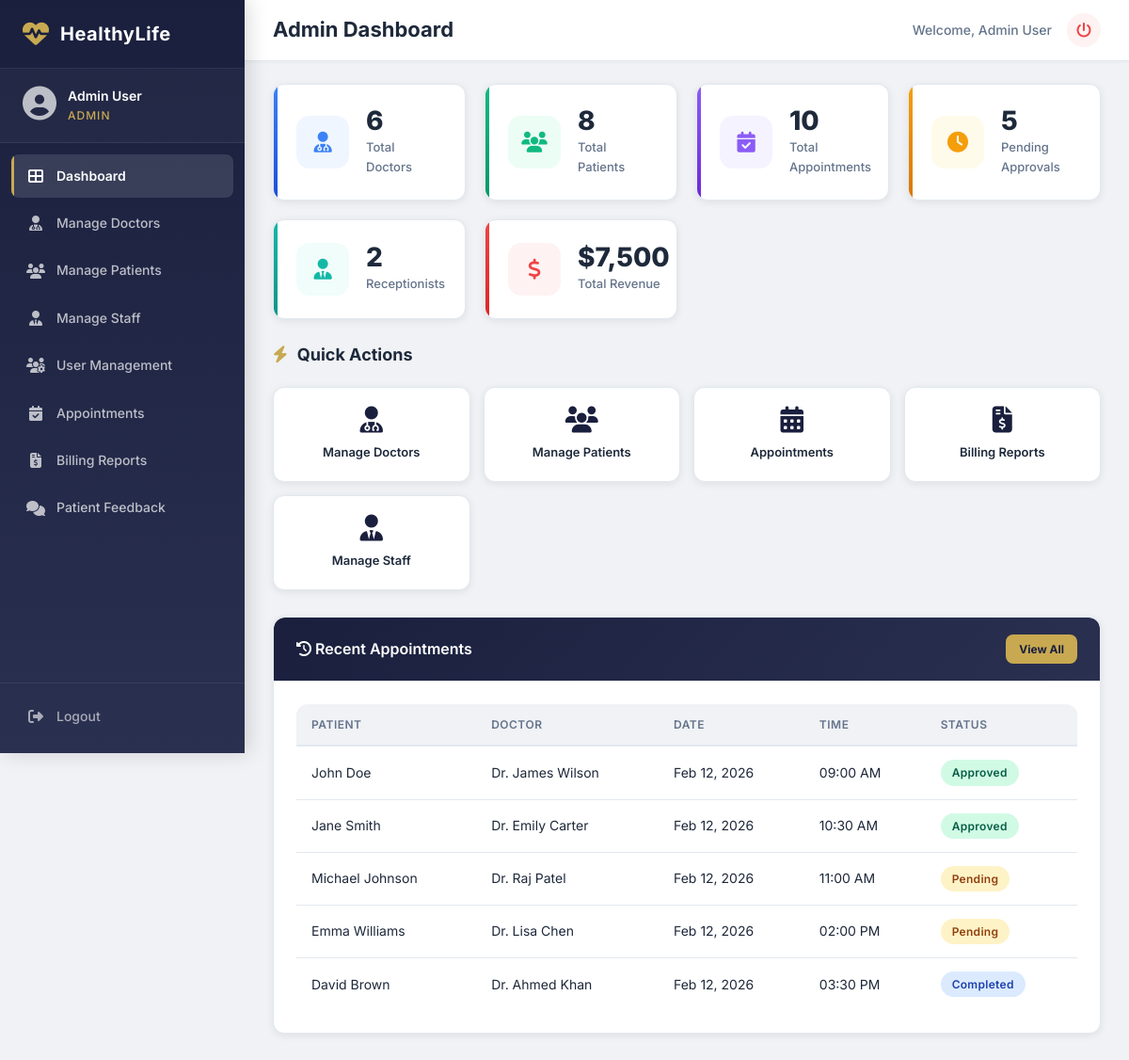
Page /admin/dashboard.php (signed in) on the committed database.
### tables this page shows
CREATE TABLE IF NOT EXISTS `appointments` (
  `id` INT AUTO_INCREMENT PRIMARY KEY,
  `patient_id` INT NOT NULL,
  `doctor_id` INT NOT NULL,
  `appointment_date` DATE NOT NULL,
  `appointment_time` TIME NOT NULL,
  `status` ENUM('pending','approved','completed','cancelled') NOT NULL DEFAULT 'pending',
  `reason` TEXT DEFAULT NULL,
  `notes` TEXT DEFAULT NULL,
  `created_at` TIMESTAMP DEFAULT CURRENT_TIMESTAMP,
  `updated_at` TIMESTAMP DEFAULT CURRENT_TIMESTAMP ON UPDATE CURRENT_TIMESTAMP,
  FOREIGN KEY (`patient_id`) REFERENCES `users`(`id`) ON DELETE CASCADE,
  FOREIGN KEY (`doctor_id`) REFERENCES `users`(`id`) ON DELETE CASCADE
);

CREATE TABLE IF NOT EXISTS `users` (
  `id` INT AUTO_INCREMENT PRIMARY KEY,
  `full_name` VARCHAR(100) NOT NULL,
  `email` VARCHAR(150) NOT NULL UNIQUE,
  `password` VARCHAR(255) NOT NULL,
  `role` ENUM('admin','doctor','patient','receptionist') NOT NULL DEFAULT 'patient',
  `phone` VARCHAR(20) DEFAULT NULL,
  `gender` ENUM('male','female','other') DEFAULT NULL,
  `date_of_birth` DATE DEFAULT NULL,
  `address` TEXT DEFAULT NULL,
  `profile_image` VARCHAR(255) DEFAULT NULL,
  `specialization` VARCHAR(100) DEFAULT NULL,
  `consulting_hours` VARCHAR(100) DEFAULT NULL,
  `consulting_days` VARCHAR(255) DEFAULT NULL,
  `consulting_fee` DECIMAL(10,2) DEFAULT NULL,
  `is_active` TINYINT(1) NOT NULL DEFAULT 1,
  `created_at` TIMESTAMP DEFAULT CURRENT_TIMESTAMP,
  `updated_at` TIMESTAMP DEFAULT CURRENT_TIMESTAMP ON UPDATE CURRENT_TIMESTAMP
);

### admin/dashboard.php (the view, shortened to what this page needs)
<?php
$pageTitle = "Admin Dashboard";
$roleCss = true;
require_once __DIR__ . '/../middleware/check_login.php';
$totalDoctors = $conn->query("SELECT COUNT(*) as c FROM users WHERE role='doctor'")->fetch_assoc()['c'];
$totalPatients = $conn->query("SELECT COUNT(*) as c FROM users WHERE role='patient'")->fetch_assoc()['c'];
$totalAppointments = $conn->query("SELECT COUNT(*) as c FROM appointments")->fetch_assoc()['c'];
$pendingAppointments = $conn->query("SELECT COUNT(*) as c FROM appointments WHERE status='pending'")->fetch_assoc()['c'];
$totalRevenue = $conn->query("SELECT COALESCE(SUM(amount),0) as t FROM billing WHERE payment_status='paid'")->fetch_assoc()['t'];
$totalStaff = $conn->query("SELECT COUNT(*) as c FROM users WHERE role='receptionist'")->fetch_assoc()['c'];
$recentAppointments = $conn->query("
    SELECT a.*, p.full_name as patient_name, d.full_name as doctor_name
    FROM appointments a
    JOIN users p ON a.patient_id = p.id
    JOIN users d ON a.doctor_id = d.id
    ORDER BY a.created_at DESC LIMIT 5
");
require_once __DIR__ . '/../includes/header.php';
require_once __DIR__ . '/../includes/sidebar.php';
?>
<div class="stats-grid">
    <div class="stat-card blue">
        <div class="stat-icon blue"><i class="fas fa-user-md"></i></div>
        <div class="stat-details">
            <h3><?php echo $totalDoctors; ?></h3>
            <p>Total Doctors</p>
        </div>
    </div>
    <div class="stat-card green">
        <div class="stat-icon green"><i class="fas fa-users"></i></div>
        <div class="stat-details">
            <h3><?php echo $totalPatients; ?></h3>
            <p>Total Patients</p>
        </div>
    </div>
    <div class="stat-card purple">
        <div class="stat-icon purple"><i class="fas fa-calendar-check"></i></div>
        <div class="stat-details">
            <h3><?php echo $totalAppointments; ?></h3>
            <p>Total Appointments</p>
        </div>
    </div>
    <div class="stat-card orange">
        <div class="stat-icon orange"><i class="fas fa-clock"></i></div>
        <div class="stat-details">
            <h3><?php echo $pendingAppointments; ?></h3>
            <p>Pending Approvals</p>
        </div>
    </div>
    <div class="stat-card teal">
        <div class="stat-icon teal"><i class="fas fa-user-tie"></i></div>
        <div class="stat-details">
            <h3><?php echo $totalStaff; ?></h3>
            <p>Receptionists</p>
        </div>
    </div>
    <div class="stat-card red">
        <div class="stat-icon red"><i class="fas fa-dollar-sign"></i></div>
        <div class="stat-details">
            <h3>$<?php echo number_format($totalRevenue, 0); ?></h3>
            <p>Total Revenue</p>
        </div>
    </div>
</div>
<h3 class="admin-section-title"><i class="fas fa-bolt"></i> Quick Actions</h3>
<div class="quick-actions">
    <a href="<?php echo APP_URL; ?>/admin/manage_doctors.php" class="quick-action-card">
        <i class="fas fa-user-md"></i>
        <span>Manage Doctors</span>
    </a>
    <a href="<?php echo APP_URL; ?>/admin/manage_patients.php" class="quick-action-card">
        <i class="fas fa-users"></i>
        <span>Manage Patients</span>
    </a>
    <a href="<?php echo APP_URL; ?>/admin/appointments.php" class="quick-action-card">
        <i class="fas fa-calendar-alt"></i>
        <span>Appointments</span>
    </a>
    <a href="<?php echo APP_URL; ?>/admin/billing_reports.php" class="quick-action-card">
        <i class="fas fa-file-invoice-dollar"></i>
        <span>Billing Reports</span>
    </a>
    <a href="<?php echo APP_URL; ?>/admin/manage_staff.php" class="quick-action-card">
        <i class="fas fa-user-tie"></i>
        <span>Manage Staff</span>
    </a>
</div>
<div class="card admin-table-card">
    <div class="card-header">
        <h2><i class="fas fa-history"></i> Recent Appointments</h2>
        <a href="<?php echo APP_URL; ?>/admin/appointments.php" class="btn btn-sm">View All</a>
    </div>
    <div class="card-body">
        <div class="table-responsive">
            <table>
                <thead>
                    <tr>
                        <th>Patient</th>
                        <th>Doctor</th>
                        <th>Date</th>
                        <th>Time</th>
                        <th>Status</th>
                    </tr>
                </thead>
                <tbody>
                    <?php if ($recentAppointments->num_rows > 0): ?>
                        <?php while ($apt = $recentAppointments->fetch_assoc()): ?>
                        <tr>
                            <td data-label="Patient"><?php echo htmlspecialchars($apt['patient_name']); ?></td>
                            <td data-label="Doctor"><?php echo htmlspecialchars($apt['doctor_name']); ?></td>
                            <td data-label="Date"><?php echo date('M d, Y', strtotime($apt['appointment_date'])); ?></td>
                            <td data-label="Time"><?php echo date('h:i A', strtotime($apt['appointment_time'])); ?></td>
                            <td data-label="Status"><span class="badge badge-<?php echo $apt['status']; ?>"><?php echo ucfirst($apt['status']); ?></span></td>
                        </tr>
                        <?php endwhile; ?>
                    <?php else: ?>
                        <tr><td colspan="5" class="empty-state"><i class="fas fa-calendar-times"></i><p>No appointments yet</p></td></tr>
                    <?php endif; ?>
                </tbody>
            </table>
        </div>
    </div>
</div>
<?php require_once __DIR__ . '/../includes/footer.php'; ?>

### includes/header.php (shortened to what this page needs)
<?php
$role = $_SESSION['role'] ?? '';
?>
<!DOCTYPE html>
<html lang="en">
<head>
    <link rel="stylesheet" href="https://cdnjs.cloudflare.com/ajax/libs/font-awesome/6.5.1/css/all.min.css">
    <link rel="stylesheet" href="<?php echo APP_URL; ?>/includes/includes.css">
    <?php if (!empty($roleCss)): ?>
    <link rel="stylesheet" href="<?php echo APP_URL; ?>/<?php echo $role; ?>/<?php echo $role; ?>.css">
    <?php endif; ?>
</head>
<body>
<div class="app-layout">

### includes/sidebar.php (shortened to what this page needs)
<?php
$role = $_SESSION['role'] ?? '';
$currentPage = basename($_SERVER['PHP_SELF']);
?>
<aside class="sidebar" id="sidebar">
    <div class="sidebar-brand">
        <i class="fas fa-heartbeat"></i>
        <span>HealthyLife</span>
    </div>
    <div class="sidebar-user">
        <div class="user-avatar">
            <i class="fas fa-user-circle"></i>
        </div>
        <div class="user-info">
            <span class="user-name"><?php echo htmlspecialchars($_SESSION['full_name'] ?? ''); ?></span>
            <span class="user-role"><?php echo ucfirst($role); ?></span>
        </div>
    </div>
    <nav class="sidebar-nav">
        <?php if ($role === 'admin'): ?>
            <a href="<?php echo APP_URL; ?>/admin/dashboard.php" class="nav-link <?php echo $currentPage === 'dashboard.php' ? 'active' : ''; ?>">
                <i class="fas fa-th-large"></i><span>Dashboard</span>
            </a>
            <a href="<?php echo APP_URL; ?>/admin/manage_doctors.php" class="nav-link <?php echo $currentPage === 'manage_doctors.php' ? 'active' : ''; ?>">
                <i class="fas fa-user-md"></i><span>Manage Doctors</span>
            </a>
            <a href="<?php echo APP_URL; ?>/admin/manage_patients.php" class="nav-link <?php echo $currentPage === 'manage_patients.php' ? 'active' : ''; ?>">
                <i class="fas fa-users"></i><span>Manage Patients</span>
            </a>
            <a href="<?php echo APP_URL; ?>/admin/manage_staff.php" class="nav-link <?php echo $currentPage === 'manage_staff.php' ? 'active' : ''; ?>">
                <i class="fas fa-user-tie"></i><span>Manage Staff</span>
            </a>
            <a href="<?php echo APP_URL; ?>/admin/user_management.php" class="nav-link <?php echo $currentPage === 'user_management.php' ? 'active' : ''; ?>">
                <i class="fas fa-users-cog"></i><span>User Management</span>
            </a>
            <a href="<?php echo APP_URL; ?>/admin/appointments.php" class="nav-link <?php echo $currentPage === 'appointments.php' ? 'active' : ''; ?>">
                <i class="fas fa-calendar-check"></i><span>Appointments</span>
            </a>
            <a href="<?php echo APP_URL; ?>/admin/billing_reports.php" class="nav-link <?php echo $currentPage === 'billing_reports.php' ? 'active' : ''; ?>">
                <i class="fas fa-file-invoice-dollar"></i><span>Billing Reports</span>
            </a>
            <a href="<?php echo APP_URL; ?>/admin/view_feedback.php" class="nav-link <?php echo $currentPage === 'view_feedback.php' ? 'active' : ''; ?>">
                <i class="fas fa-comments"></i><span>Patient Feedback</span>
            </a>
        <?php endif; ?>
    </nav>
    <div class="sidebar-footer">
        <a href="<?php echo APP_URL; ?>/auth/logout.php" class="nav-link logout-link">
            <i class="fas fa-sign-out-alt"></i><span>Logout</span>
        </a>
    </div>
</aside>
<main class="main-content">
    <div class="top-bar">
        <h1 class="page-title"><?php echo $pageTitle ?? 'Dashboard'; ?></h1>
        <div class="top-bar-right">
            <span class="greeting">Welcome, <?php echo htmlspecialchars($_SESSION['full_name'] ?? ''); ?></span>
            <a href="<?php echo APP_URL; ?>/auth/logout.php" class="btn-logout" title="Logout">
                <i class="fas fa-power-off"></i>
            </a>
        </div>
    </div>
    <div class="content-area">

### includes/footer.php (shortened to what this page needs)
    </div>
</main>
</div>
</body>
</html>

### admin/admin.css (style rules this page uses)
:root { --admin-primary: #1a1f3d; --admin-primary-light: #2a3050; --admin-accent: #c8a951; }
.admin-section-title { font-size: 18px; font-weight: 700; color: var(--text-primary); margin-bottom: 20px; display: flex; align-items: center; gap: 10px; }
.admin-section-title i { color: var(--admin-accent); }
.quick-actions { display: grid; grid-template-columns: repeat(auto-fit, minmax(180px, 1fr)); gap: 14px; margin-bottom: 28px; }
.quick-action-card { background: var(--bg-card); border-radius: var(--border-radius); padding: 20px; text-align: center; box-shadow: var(--shadow-sm); border: 1px solid var(--border-color); transition: var(--transition); cursor: pointer; text-decoration: none; color: var(--text-primary); }
.quick-action-card i { font-size: 28px; margin-bottom: 10px; color: var(--admin-primary); }
.quick-action-card span { display: block; font-size: 13px; font-weight: 600; }
.admin-table-card { margin-bottom: 24px; }
.admin-table-card .card-header { background: linear-gradient(135deg, var(--admin-primary), var(--admin-primary-light)); color: #fff; border-radius: var(--border-radius) var(--border-radius) 0 0; }
.admin-table-card .card-header h2 { color: #fff; }
.admin-table-card .card-header .btn { background: var(--admin-accent); color: var(--admin-primary); font-weight: 700; }

### rows in the picture
appointments: patient.full_name "John Doe", doctor.full_name "Dr. James Wilson", appointment_date "Feb 12, 2026", appointment_time "09:00 AM", status "Approved"
appointments: patient.full_name "Jane Smith", doctor.full_name "Dr. Emily Carter", appointment_date "Feb 12, 2026", appointment_time "10:30 AM", status "Approved"
appointments: patient.full_name "Michael Johnson", doctor.full_name "Dr. Raj Patel", appointment_date "Feb 12, 2026", appointment_time "11:00 AM", status "Pending"
appointments: patient.full_name "Emma Williams", doctor.full_name "Dr. Lisa Chen", appointment_date "Feb 12, 2026", appointment_time "02:00 PM", status "Pending"
appointments: patient.full_name "David Brown", doctor.full_name "Dr. Ahmed Khan", appointment_date "Feb 12, 2026", appointment_time "03:30 PM", status "Completed"

### other values in the picture
$_SESSION['full_name'] "Admin User"
$role "ADMIN"
$pageTitle "Admin Dashboard"
$totalDoctors "6"
$totalPatients "8"
$totalAppointments "10"
$pendingAppointments "5"
$totalStaff "2"
$totalRevenue "7,500"
